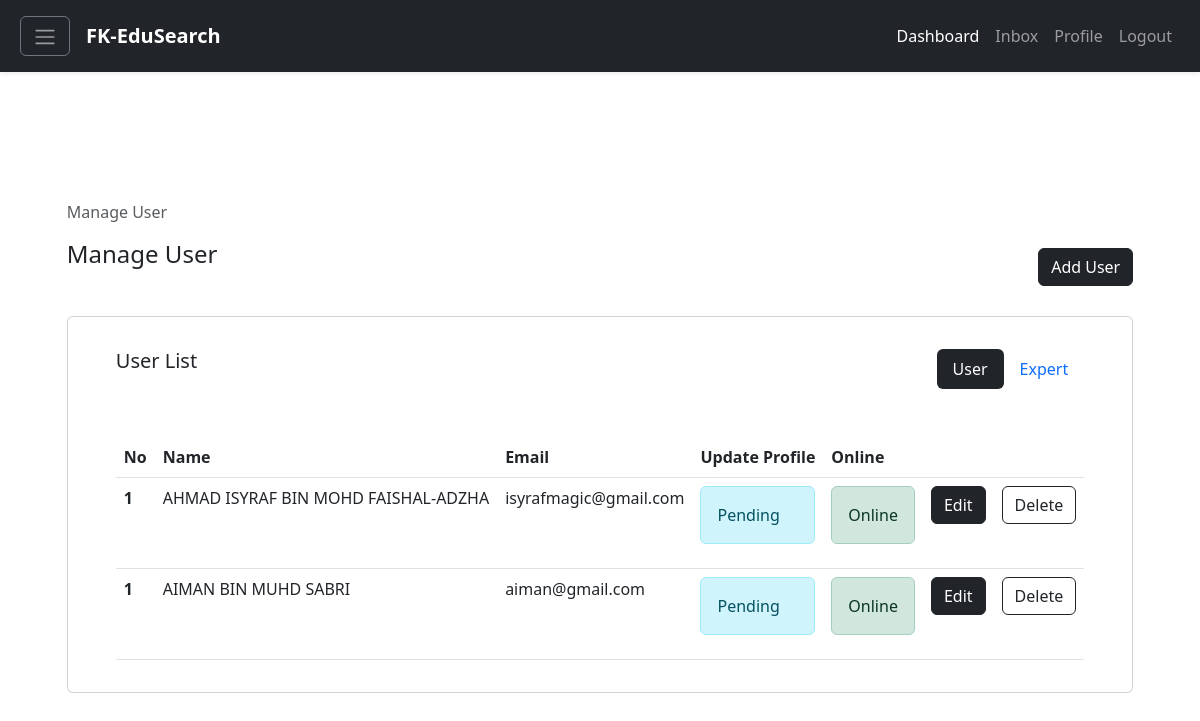
The page /users.php on the database its author committed.
### tables this page shows
CREATE TABLE `user` (
  `userid` int NOT NULL,
  `userFullName` varchar(60) NOT NULL,
  `userEmail` varchar(60) NOT NULL,
  `userPassword` varchar(60) NOT NULL,
  `username` varchar(60) NOT NULL,
  `userAcademicStatus` varchar(60) DEFAULT NULL,
  `userUpdateProfileStatus` varchar(60) DEFAULT NULL,
  `userOnlineStatus` varchar(60) DEFAULT NULL
);

### classes/User.classes.php (called while the page is built, shortened)
<?php
class User extends Connection
{
    public function getAllUser()
    {
        $connection = $this->getConnection();
        $query = "SELECT * FROM user";
        $result = mysqli_query($connection, $query);
        if (!$result) {
            return false;
        } else {
            return $result;
        }
    }
}
?>

### classes/UserController.classes.php (called while the page is built, shortened)
<?php
class UserController extends User
{
    public function getAllUserController()
    {
        return $this->getAllUser();
    }
}
?>

### users.php (the view, shortened to what this page needs)
<!DOCTYPE html>
<html lang="en">
<head>
    <link href="https://cdn.jsdelivr.net/npm/bootstrap@5.3.0-alpha3/dist/css/bootstrap.min.css" rel="stylesheet"
>
</head>
<body>
    <?php include "components/navigation.php"; ?>
    <?php include "components/sidebar.php" ?>
    <?php
    $click_user = true;
    $click_expert = false;
    $user = new UserController();
    $admin = new AdminController();
    $expert = new ExpertController();
    if (isset($_POST['admin'])) {
        $result = $admin->getAllAdmin();
        $click_user = false;
        $click_expert = false;
        $click_admin = true;
    } else if (isset($_POST['expert'])) {
        $result = $expert->getAllExpert();
        $click_user = false;
        $click_expert = true;
        $click_admin = false;
    } else {
        $result = $user->getAllUserController();
    }
    ?>
    <div class="d-flex justify-content-center hv-100">
        <div>
            <div class="d-flex justify-content-between" style="margin-top: 200px; margin-bottom: 30px; width: 100%">
                <div>
                    <nav aria-label="breadcrumb">
                        <ol class="breadcrumb">
                            <li class="breadcrumb-item active" aria-current="page">Manage User</li>
                        </ol>
                    </nav>
                    <h4>Manage User</h4>
                </div>
                <div class="pt-5">
                    <a type="submit" class="btn btn-dark" href="adduser.php">Add User</a>
                </div>
            </div>
            <div class="card" style="">
                <div class="card-body px-5">
                    <div class="mt-3 d-flex justify-content-between">
                        <h5>User List</h5>
                        <form action="" method="post">
                            <div class="nav nav-pills">
                                <div class="nav-item">
                                    <button type="submit"
                                        class="<?php echo ($click_user ? 'nav-link active bg-dark' : 'nav-link'); ?>"
                                        name="user">User</button>
                                </div>
                                <div class="nav-item">
                                    <button type="submit"
                                        class="<?php echo ($click_expert ? 'nav-link active bg-dark' : 'nav-link'); ?>"
                                        name="expert">Expert</button>
                                </div>
                            </div>
                        </form>
                    </div>
                    <table class="table mt-5" style="width: 100%">
                        <thead>
                            <tr>
                                <th scope="col">No</th>
                                <th scope="col">Name</th>
                                <th scope="col">Email</th>
                                <th scope="col">Update Profile</th>
                                <th scope="col">Online</th>
                                <th scope="col"></th>
                                <th scope="col"></th>
                            </tr>
                        </thead>
                        <tbody>
                            <?php
                            if (isset($_POST['expert'])) {
                                if ($result->num_rows > 0) {
                                    while ($row = $result->fetch_assoc()) {
                                        $expertid = $row['expertid'];
                                        $status = $row['expertAccountStatus'] == "Active" ? "Active" : "Deactive";
                                        $profilestatus;
                                        $classprofilestatus;
                                        $onlinestatus;
                                        $classonlinestatus;
                                        if ($row['expertUpdateProfileStatus'] == "Accepted") {
                                            $profilestatus = "Accepted";
                                            $classprofilestatus = "alert alert-success";
                                        } else if ($row['expertUpdateProfileStatus'] == "Pending") {
                                            $profilestatus = "Pending";
                                            $classprofilestatus = "alert alert-info";
                                        } else if ($row['expertUpdateProfileStatus'] == "Rejected") {
                                            $profilestatus = "Rejected";
                                            $classprofilestatus = "alert alert-danger";
                                        }
                                        if ($row['expertOnlineStatus'] == "Online") {
                                            $onlinestatus = "Online";
                                            $classonlinestatus = "alert alert-success";
                                        } else if ($row["expertOnlineStatus"] == "Offline") {
                                            $onlinestatus = "Offline";
                                            $classonlinestatus = "alert alert-danger";
                                        }
                                        echo '
                                        <tr>
                                            <th scope="row">1</th>
                                            <td>' . $row['expertFullName'] . '</td>
                                            <td>' . $row['expertEmail'] . '</td>
                                            <td>' . $status . '</td>
                                            <td>
                                            <div class="' . $classprofilestatus . '" role="alert">
                                                ' . $profilestatus . '
                                            </div>
                                            </td>
                                            <td>
                                            <div class="'.$classonlinestatus.'">
                                                '.$onlinestatus.'
                                            <div>
                                            </td>
                                            <td>
                                            <a href="edituser.php?userid='.$expertid.'&type=expert">
                                                <button type="submit" class="btn btn-dark">Edit</button>
                                            </a>
                                            </td>
                                            <td><button type="button" class="btn btn-outline-dark" data-bs-toggle="modal" data-bs-target="#exampleModal' . $expertid . '">Delete</button></td>
                                        </tr>
                                        <div class="modal fade" id="exampleModal' . $expertid . '" tabindex="-1" aria-labelledby="exampleModalLabel' . $expertid . '" aria-hidden="true">
                                            <div class="modal-dialog">
                                                <div class="modal-content">
                                                <div class="modal-header">
                                                    <h1 class="modal-title fs-5" id="exampleModalLabel' . $expertid . '">Delete user account</h1>
                                                    <button type="button" class="btn-close" data-bs-dismiss="modal" aria-label="Close"></button>
                                                </div>
                                                <div class="modal-body">
                                                    Are you confirm to delete ' . $row['expertFullName'] . ' account?
                                                </div>
                                                <div class="modal-footer">
                                                    <button type="button" class="btn btn-secondary" data-bs-dismiss="modal">Close</button>
                                                    <button type="submit" class="btn btn-danger">Delete</button>
                                                </div>
                                                </div>
                                            </div>
                                        </div>
                                        ';
                                    }
                                }
                            } else {
                                if ($result->num_rows > 0) {
                                    while ($row = $result->fetch_assoc()) {
                                        $userid = $row['userid'];
                                        if ($row['userUpdateProfileStatus'] == "Accepted") {
                                            $profilestatus = "Accepted";
                                            $classprofilestatus = "alert alert-success";
                                        } else if ($row['userUpdateProfileStatus'] == "Pending") {
                                            $profilestatus = "Pending";
                                            $classprofilestatus = "alert alert-info";
                                        } else if ($row['userUpdateProfileStatus'] == "Rejected") {
                                            $profilestatus = "Rejected";
                                            $classprofilestatus = "alert alert-danger";
                                        }
                                        if ($row['userOnlineStatus'] == "Online") {
                                            $onlinestatus = "Online";
                                            $classonlinestatus = "alert alert-success";
                                        } else if ($row['userOnlineStatus'] == "Offline") {
                                            $onlinestatus = "Offline";
                                            $classonlinestatus = "alert alert-danger";
                                        }
                                        echo '
                                        <tr>
                                            <th scope="row">1</th>
                                            <td>' . $row['userFullName'] . '</td>
                                            <td>' . $row['userEmail'] . '</td>
                                            <td>
                                            <div class="' . $classprofilestatus . '" role="alert">
                                                ' . $profilestatus . '
                                            </div>
                                            </td>
                                            <td>
                                            <div class="'.$classonlinestatus.'">
                                                '. $onlinestatus.'
                                            </div>
                                            </td>
                                            <td>
                                             <a href="edituser.php?userid=' . $userid . '&type=user">
                                                <button type="submit" class="btn btn-dark" name="edit_button">Edit</button>
                                            </a>
                                            </td>
                                            <td><button type="button" class="btn btn-outline-dark" data-bs-toggle="modal" data-bs-target="#exampleModal' . $userid . '">Delete</button></td>
                                        </tr>
                                        <div class="modal fade" id="exampleModal' . $userid . '" tabindex="-1" aria-labelledby="exampleModalLabel' . $userid . '" aria-hidden="true">
                                                    <h1 class="modal-title fs-5" id="exampleModalLabel' . $userid . '">Delete user account</h1>
                                                    Are you confirm to delete ' . $row['userFullName'] . ' account?
                                                    <input type="hidden" value="' . $userid . '" name="userid" />
                                        </div>
                                        ';
                                    }
                                }
                            }
                            ?>
                        </tbody>
                    </table>
                </div>
            </div>
        </div>
    </div>
</body>
</html>

### rows shown on the page
user: userFullName "AHMAD ISYRAF BIN MOHD FAISHAL-ADZHA", userEmail "isyrafmagic@gmail.com", userUpdateProfileStatus "Pending", userOnlineStatus "Online"
user: userFullName "AIMAN BIN MUHD SABRI", userEmail "aiman@gmail.com", userUpdateProfileStatus "Pending", userOnlineStatus "Online"
